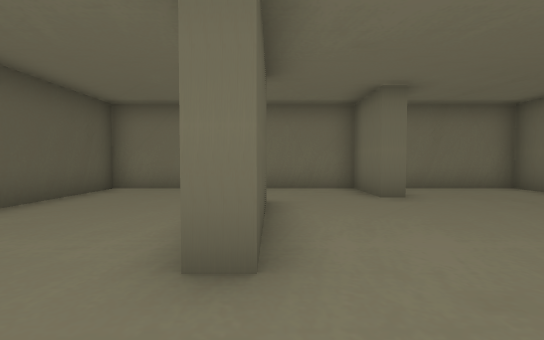
[1] (above)

23 first-person views from a walk through a 3-D level made in the Unity game engine. The camera is 1.5 m above the floor, tilts 2° down and sees 90° across. The floor is counted in squares, 2 m on a side. Each view is taken from the middle of a square. On the plan, view 1 faces up. The plan holds only what a view shows up to about 10 squares ahead; the rest is blank. The player is left out. Some animated figures are left out.

[2]
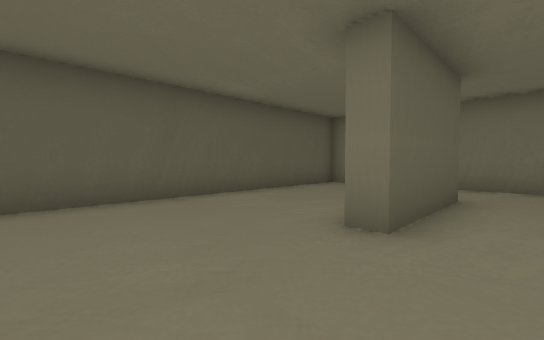

[3]
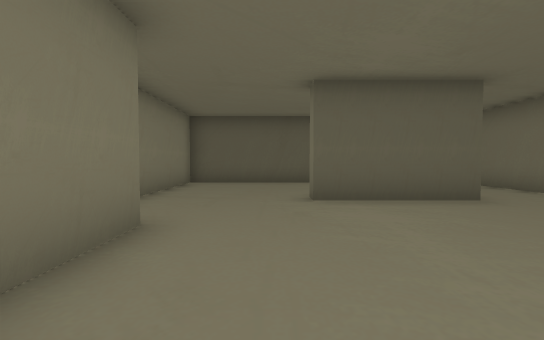

[4]
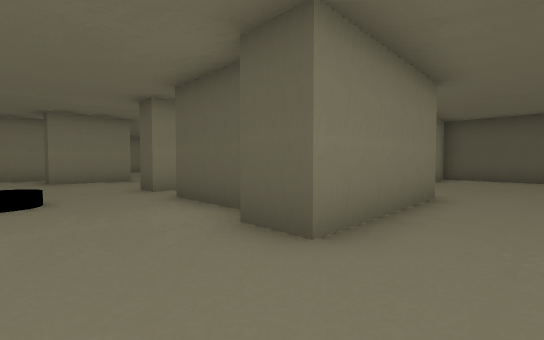

[5]
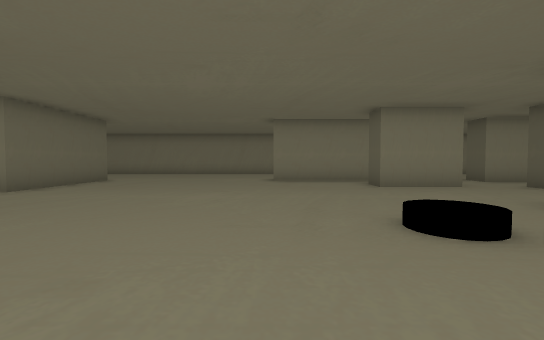

[6]
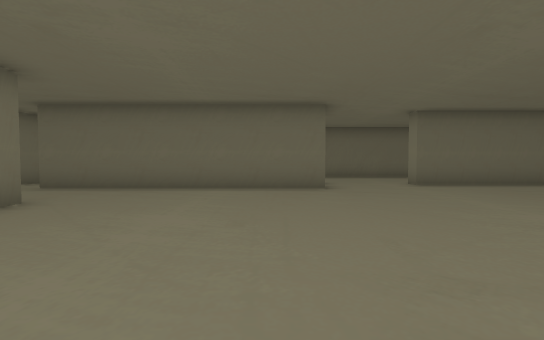

[7]
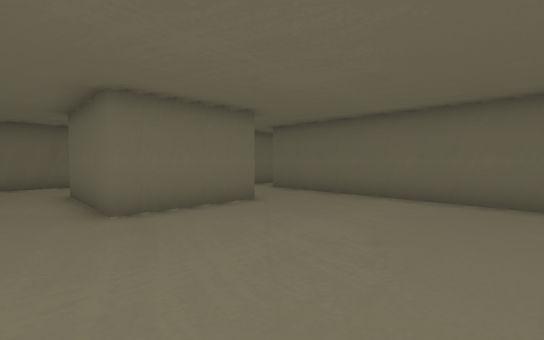

[8]
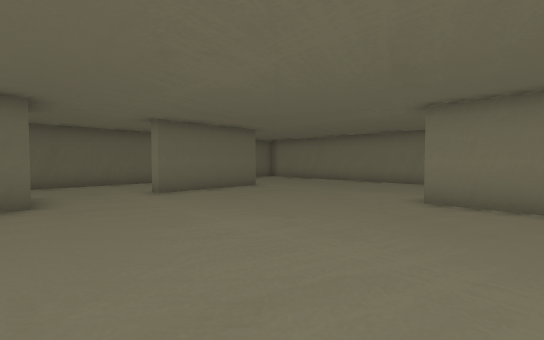

[9]
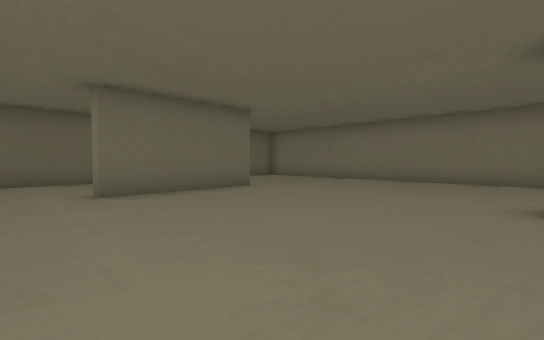

[10]
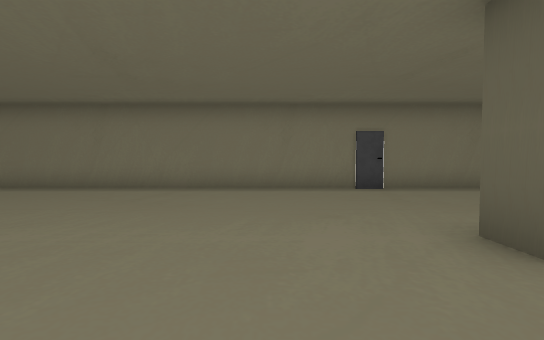

[11]
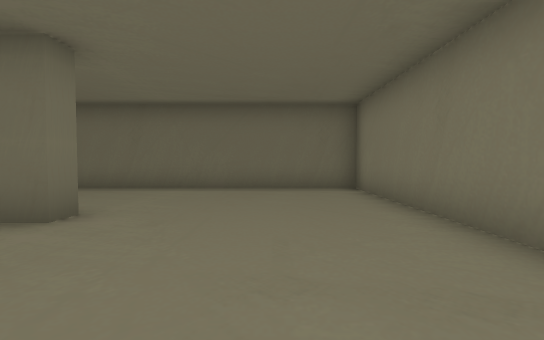

[12]
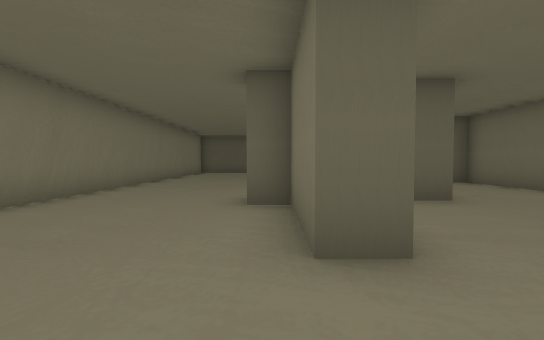

[13]
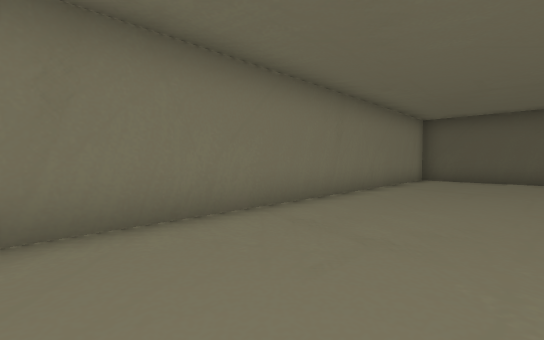

[14]
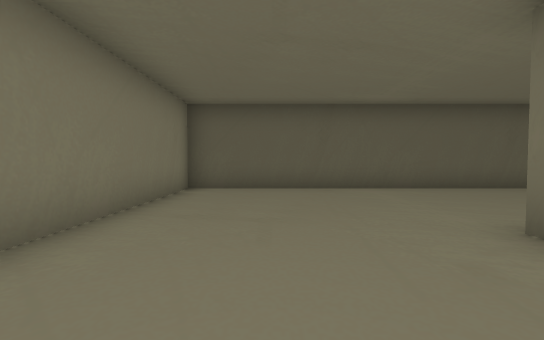

[15]
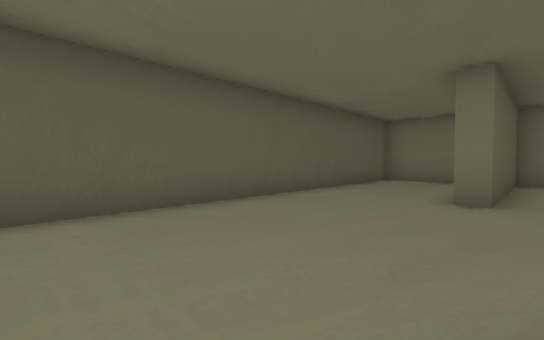

[16]
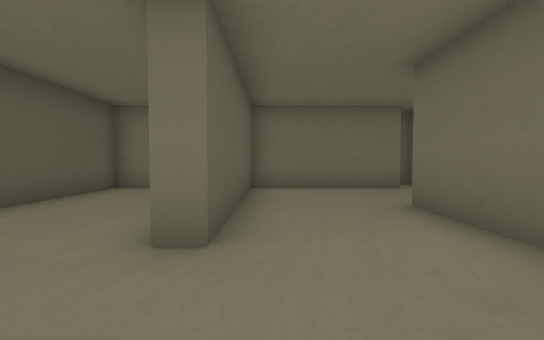

[17]
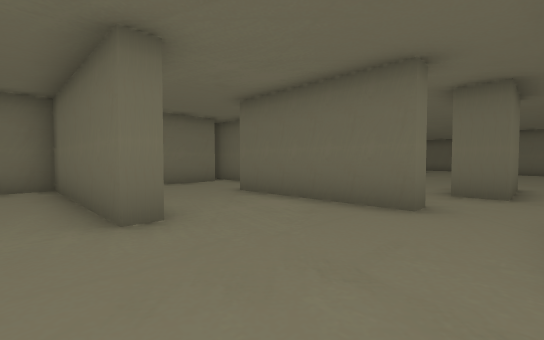

[18]
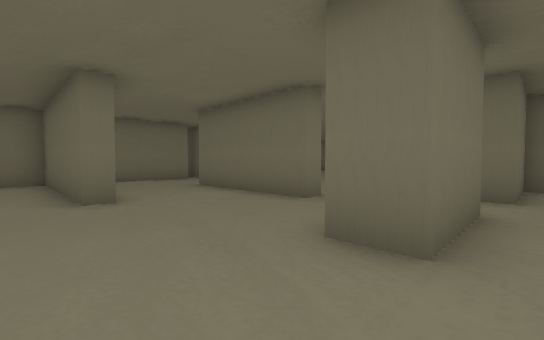

[19]
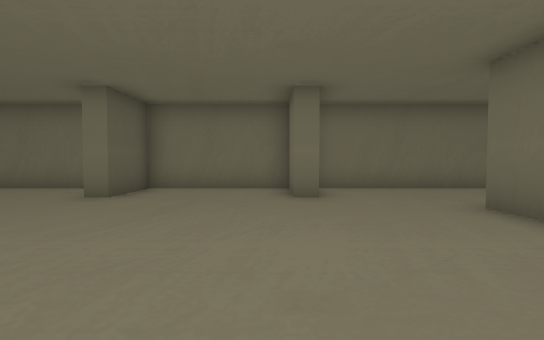

[20]
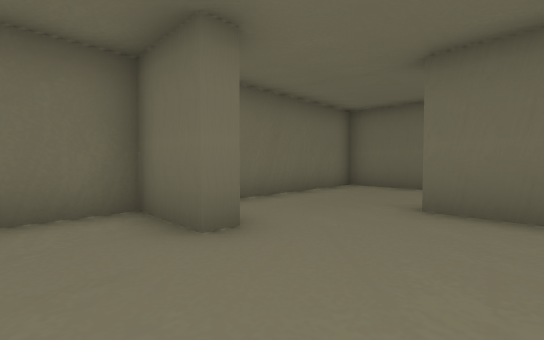

[21]
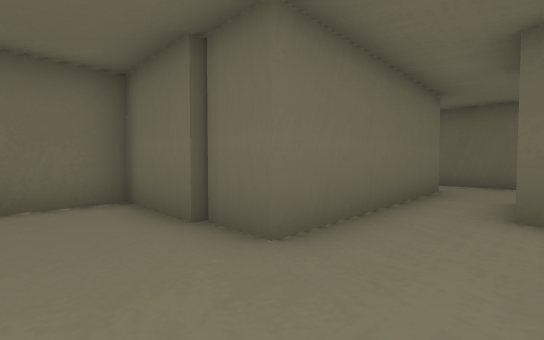

[22]
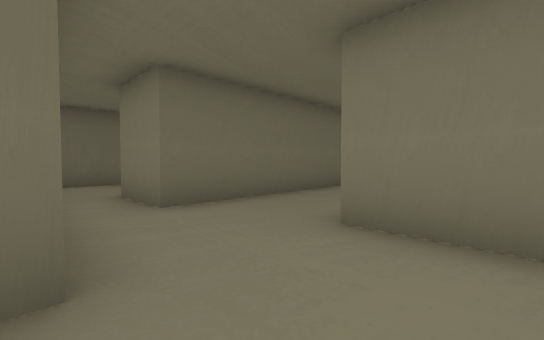

[23]
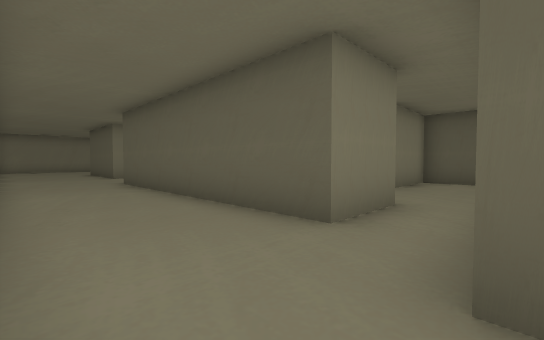

### Floor plan
Points are (right, up) in squares from view 1. A wall is a line through its corners. A room is listed if a view was taken in it or the views show most of it. See-through windows are left out.
Room 1 (views 1, 2)
walls: (-0.1, 1.8) (-0.6, 1.8); (2.3, 7.2) (-4.2, 7.2) (-4.2, -1.8) (-0.6, -1.8)
ways out: opening at (1.6, 3.2) to room 2
Room 2 (views 3, 4, 5, 6, 7, 8, 9, 10, 11, 12, 13, 14, 15, 16, 17, 18, 19, 20, 21, 22, 23)
walls: (7, -9.6) (7, -10.6) (4.6, -10.6) (4.6, -9.6) (7, -9.6); (4.8, -5.6) (5.4, -5.6) (5.4, -6.3) (2.7, -6.3) (2.7, -6.9); (6.4, -11.9) (9.9, -11.9) (9.9, -12.7) (7.4, -12.7) (7.4, -13.5); (5.4, -2.1) (5.4, -4.4); (15.3, -5.5) (15.3, 2.2) (17.2, 2.2) (17.2, -5.4); (6.7, -13.1) (6.7, -12.7) (4.2, -12.7) (4.2, -12.1); (2.7, -9.1) (2.7, -9.7) (2.3, -9.7) (2.3, -5.5); (3.6, -2.6) (-0.6, -2.6) (-0.6, -7.6) (-1.1, -7.6) (-1.1, -2.6) (-4.2, -2.6) (-4.2, -17.2) (20.2, -17.2) (20.2, -5.6); (12.8, 0.3) (9.4, 0.3) (9.4, 4.2); (2.6, -12.4) (0.2, -12.4) (0.2, -11.4); (1, -11.5) (2.7, -11.5) (2.7, -12); (16.8, -12.4) (16.2, -12.4) (16.2, -8.4) (16.8, -8.4); (9.9, 2.6) (9.9, 1.1) (12.8, 1.1); (1.8, -0.5) (5.9, -0.5) (5.9, -1.6); (12.6, 4.9) (12.6, 7.2) (7.2, 7.2); (7, 5.5) (6.5, 5.5) (6.5, 7.2) (2.7, 7.2) (2.7, 5.5) (2.3, 5.5) (2.3, 7.2); (20.2, 1.2) (20.2, 4.2); (18.5, 3.8) (12.8, 3.8) (12.8, 4.9); (-0.1, 5) (-0.1, 1.8)
ways out: opening at (1.6, 3.2) to room 1; opening at (19.5, 4)

Positions as (right, up) in squares from view 1, and headings:
1: (0, 0), facing up
2: (1, -1), facing up-left
3: (5, 1), facing left
4: (8, 1), facing down-left
5: (10, -2), facing down
6: (8, -4), facing right
7: (8, -5), facing up-right
8: (8, -5), facing down-right
9: (10, -7), facing down-right
10: (12, -10), facing down
11: (13, -15), facing right
12: (12, -13), facing left
13: (7, -14), facing down-left
14: (3, -15), facing left
15: (0, -13), facing up-left
16: (0, -10), facing up
17: (-2, -11), facing up-right
18: (-2, -13), facing up-right
19: (6, 0), facing up
20: (5, 3), facing up-right
21: (11, 2), facing up-right
22: (11, 4), facing down-right
23: (20, 4), facing down-left
